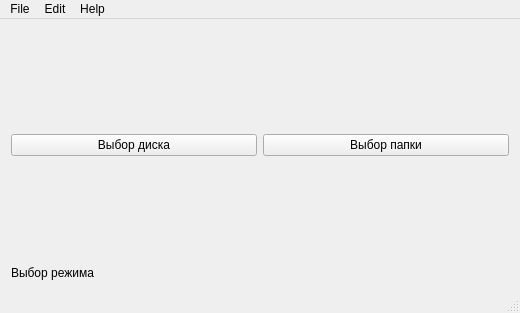
<?xml version="1.0" encoding="UTF-8"?>
<ui version="4.0">
 <class>MainWind</class>
 <widget class="QMainWindow" name="MainWind">
  <property name="enabled">
   <bool>true</bool>
  </property>
  <property name="geometry">
   <rect>
    <x>0</x>
    <y>0</y>
    <width>520</width>
    <height>313</height>
   </rect>
  </property>
  <property name="windowTitle">
   <string>MainWind</string>
  </property>
  <widget class="QWidget" name="centralWidget">
   <layout class="QGridLayout" name="gridLayout_2">
    <item row="0" column="0">
     <layout class="QGridLayout" name="gridLayout">
      <item row="1" column="1">
       <widget class="QPushButton" name="pushButton_2">
        <property name="toolTip">
         <string>&lt;html&gt;&lt;head/&gt;&lt;body&gt;&lt;p&gt;Выбор конкретной папки&lt;/p&gt;&lt;p&gt;&lt;br/&gt;&lt;/p&gt;&lt;/body&gt;&lt;/html&gt;</string>
        </property>
        <property name="text">
         <string>Выбор папки</string>
        </property>
       </widget>
      </item>
      <item row="1" column="0">
       <widget class="QPushButton" name="pushButton">
        <property name="toolTip">
         <string>&lt;html&gt;&lt;head/&gt;&lt;body&gt;&lt;p&gt;Выбор только диска&lt;/p&gt;&lt;/body&gt;&lt;/html&gt;</string>
        </property>
        <property name="text">
         <string>Выбор диска</string>
        </property>
       </widget>
      </item>
      <item row="0" column="0" colspan="2">
       <spacer name="verticalSpacer">
        <property name="orientation">
         <enum>Qt::Vertical</enum>
        </property>
        <property name="sizeHint" stdset="0">
         <size>
          <width>20</width>
          <height>40</height>
         </size>
        </property>
       </spacer>
      </item>
      <item row="2" column="0" colspan="2">
       <spacer name="verticalSpacer_2">
        <property name="orientation">
         <enum>Qt::Vertical</enum>
        </property>
        <property name="sizeHint" stdset="0">
         <size>
          <width>20</width>
          <height>40</height>
         </size>
        </property>
       </spacer>
      </item>
     </layout>
    </item>
    <item row="1" column="0">
     <widget class="QLabel" name="label">
      <property name="layoutDirection">
       <enum>Qt::LeftToRight</enum>
      </property>
      <property name="text">
       <string>Выбор режима</string>
      </property>
     </widget>
    </item>
   </layout>
  </widget>
  <widget class="QStatusBar" name="statusBar"/>
  <widget class="QMenuBar" name="menuBar">
   <property name="geometry">
    <rect>
     <x>0</x>
     <y>0</y>
     <width>520</width>
     <height>21</height>
    </rect>
   </property>
   <widget class="QMenu" name="menuFile">
    <property name="title">
     <string>File</string>
    </property>
   </widget>
   <widget class="QMenu" name="menuEdit">
    <property name="title">
     <string>Edit</string>
    </property>
   </widget>
   <widget class="QMenu" name="menuHelp">
    <property name="title">
     <string>Help</string>
    </property>
   </widget>
   <addaction name="menuFile"/>
   <addaction name="menuEdit"/>
   <addaction name="menuHelp"/>
  </widget>
 </widget>
 <layoutdefault spacing="6" margin="11"/>
 <resources/>
 <connections/>
</ui>
